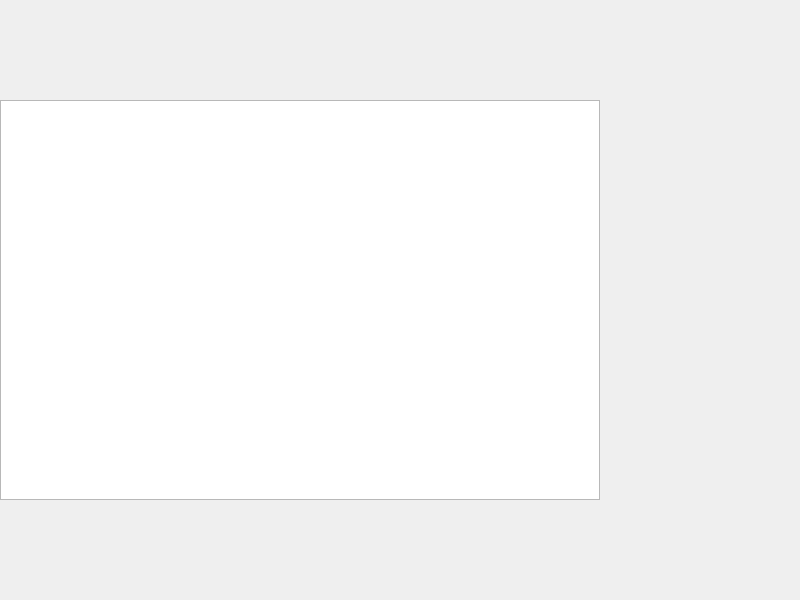
<?xml version="1.0" encoding="UTF-8"?>
<ui version="4.0">
 <class>MainWindow</class>
 <widget class="QMainWindow" name="MainWindow">
  <property name="windowModality">
   <enum>Qt::NonModal</enum>
  </property>
  <property name="geometry">
   <rect>
    <x>0</x>
    <y>0</y>
    <width>800</width>
    <height>600</height>
   </rect>
  </property>
  <property name="minimumSize">
   <size>
    <width>800</width>
    <height>600</height>
   </size>
  </property>
  <property name="maximumSize">
   <size>
    <width>800</width>
    <height>600</height>
   </size>
  </property>
  <property name="windowTitle">
   <string>MainWindow</string>
  </property>
  <property name="toolButtonStyle">
   <enum>Qt::ToolButtonIconOnly</enum>
  </property>
  <property name="documentMode">
   <bool>false</bool>
  </property>
  <widget class="QWidget" name="placeholder">
   <widget class="QGraphicsView" name="gameView">
    <property name="geometry">
     <rect>
      <x>0</x>
      <y>100</y>
      <width>600</width>
      <height>400</height>
     </rect>
    </property>
   </widget>
  </widget>
 </widget>
 <layoutdefault spacing="6" margin="11"/>
 <resources/>
 <connections/>
</ui>
